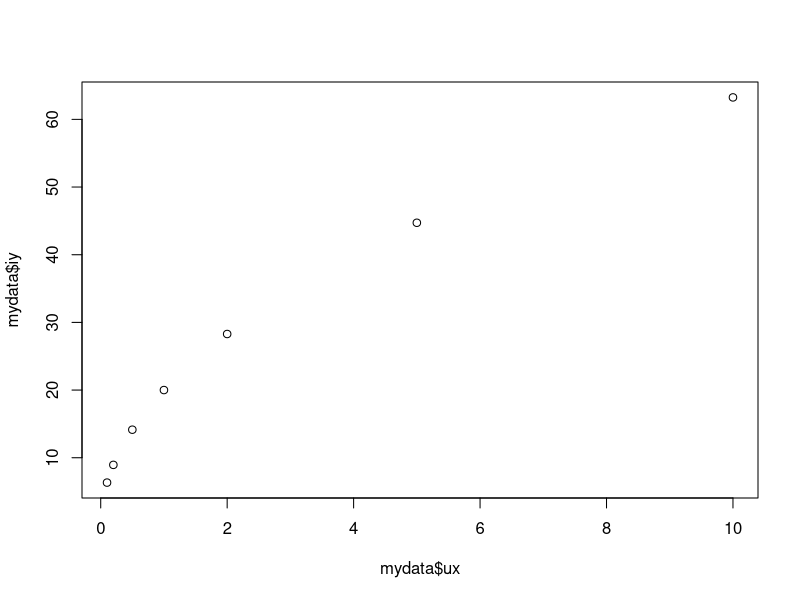
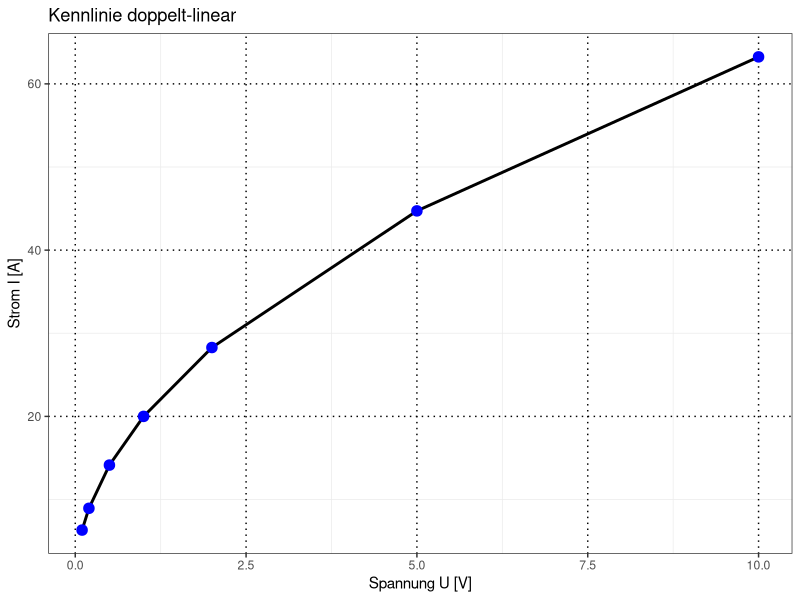

These figures' R source, in order:

library(graphics)
library(ggplot2)
library(stringr)

setwd("C:/Users/Sandy/Documents/ge2p") 
mydata <- read.delim("data_11.txt", header=TRUE, sep = "\t", quote = "\"",
                     dec = ",", fill = TRUE, comment.char = "")
mydata$ux
plot(mydata$ux, mydata$iy)

p <- ggplot(data = mydata, aes(x = ux, y = iy))
p <- p + geom_line(size = 1, coloure="black") + theme_bw()
p <- p + geom_point(size = 5, shape=20, color ="blue" )
p <- p + theme(panel.grid.major = element_line(color ="black",linetype ="dotted"),legend.position ="none")
p <- p + labs(x ="Spannung U [V]" , y =  "Strom I [A]", title = "Kennlinie doppelt-linear") 
#p <- p + scale_y_log10() + scale_x_log10()
#p <- p + annotation_logticks()
print(p)